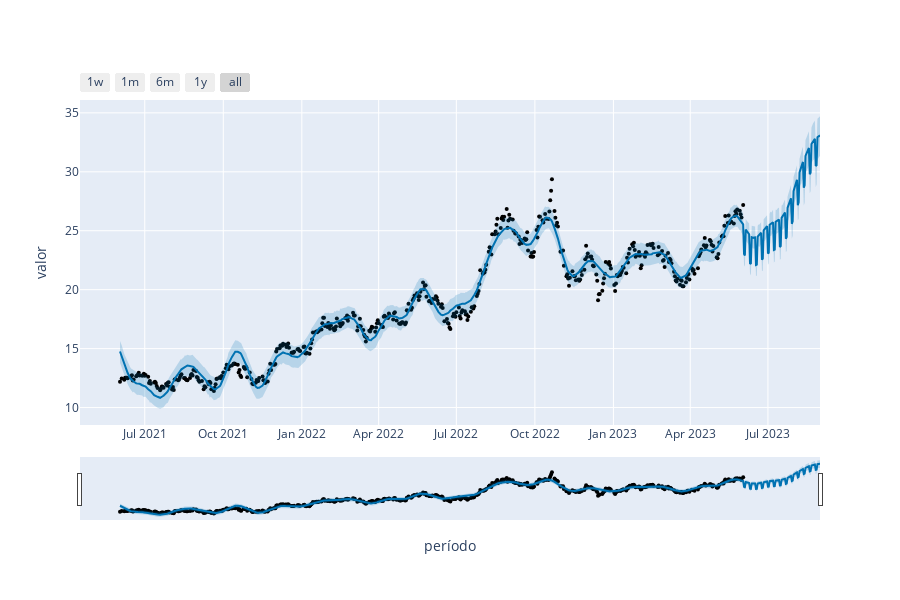

The code cell stored with this chart in its notebook:
### Markdown cell above
<h2 style="color: #37709F">Gerando o gráfico de previsões</h2>

### Code cell
plot_plotly(modelo, previsoes, xlabel = "período", ylabel="valor")

### Figure 1 — Plotly figure (JSON) as saved in the notebook; plotly's stock layout.template omitted (floating-point values rounded to 4 significant figures; data arrays with more than 128 entries replaced by an {"elided": "..."} marker saying what was removed)
{"data": [{"marker": {"color": "black", "size": 4}, "mode": "markers", "name": "Actual", "type": "scatter", "x": {"elided": "499 str values"}, "y": {"elided": "499 float values"}}, {"hoverinfo": "skip", "line": {"width": 0}, "mode": "lines", "type": "scatter", "x": {"elided": "589 str values"}, "y": {"elided": "589 float values"}}, {"fill": "tonexty", "fillcolor": "rgba(0, 114, 178, 0.2)", "line": {"color": "#0072B2", "width": 2}, "mode": "lines", "name": "Predicted", "type": "scatter", "x": {"elided": "589 str values"}, "y": {"elided": "589 float values"}}, {"fill": "tonexty", "fillcolor": "rgba(0, 114, 178, 0.2)", "hoverinfo": "skip", "line": {"width": 0}, "mode": "lines", "type": "scatter", "x": {"elided": "589 str values"}, "y": {"elided": "589 float values"}}], "layout": {"height": 600, "showlegend": false, "width": 900, "xaxis": {"rangeselector": {"buttons": [{"count": 7, "label": "1w", "step": "day", "stepmode": "backward"}, {"count": 1, "label": "1m", "step": "month", "stepmode": "backward"}, {"count": 6, "label": "6m", "step": "month", "stepmode": "backward"}, {"count": 1, "label": "1y", "step": "year", "stepmode": "backward"}, {"step": "all"}]}, "rangeslider": {"visible": true}, "title": {"text": "período"}, "type": "date"}, "yaxis": {"title": {"text": "valor"}}}}
